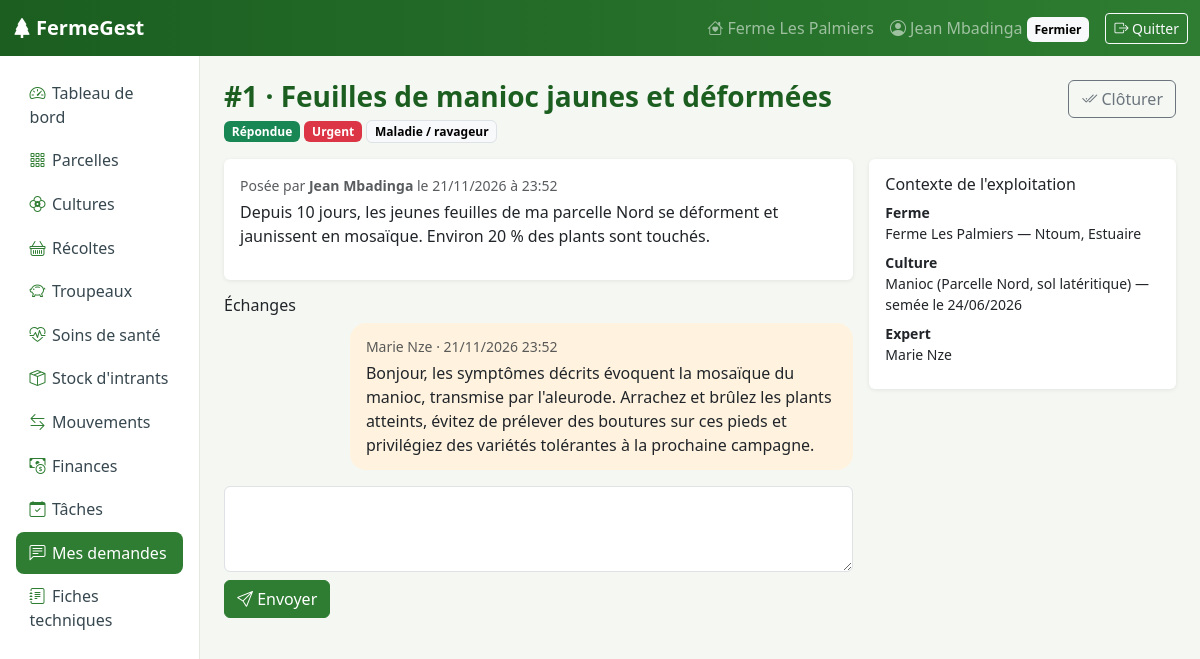
The page /conseils/demandes/1/ (signed in) on the database its author committed.
### exploitation/models.py (models this page shows, shortened)
class Ferme(models.Model):
    proprietaire = models.OneToOneField(
        settings.AUTH_USER_MODEL, on_delete=models.CASCADE, related_name="ferme"
    )
    nom = models.CharField("Nom de la ferme", max_length=120)
    localisation = models.CharField("Localisation", max_length=160)
    superficie_totale = models.DecimalField(
        "Superficie totale (ha)", max_digits=8, decimal_places=2, default=0
    )
    description = models.TextField("Description", blank=True)
    date_creation = models.DateField("Date de création", default=timezone.localdate)
    class Meta:
        verbose_name = "Ferme"
        verbose_name_plural = "Fermes"

class Culture(models.Model):
    class Statut(models.TextChoices):
        EN_COURS = "EN_COURS", "En cours"
        RECOLTEE = "RECOLTEE", "Récoltée"
        ABANDONNEE = "ABANDONNEE", "Abandonnée"
    parcelle = models.ForeignKey(Parcelle, on_delete=models.CASCADE, related_name="cultures")
    nom = models.CharField("Culture", max_length=80, help_text="Ex. : manioc, banane plantain")
    variete = models.CharField("Variété", max_length=80, blank=True)
    date_semis = models.DateField("Date de semis / plantation")
    date_recolte_prevue = models.DateField("Récolte prévue", null=True, blank=True)
    statut = models.CharField("Statut", max_length=12, choices=Statut.choices,
                              default=Statut.EN_COURS)
    notes = models.TextField("Notes", blank=True)
    class Meta:
        ordering = ["-date_semis"]

class Parcelle(models.Model):
    class TypeSol(models.TextChoices):
        ARGILEUX = "ARGILEUX", "Argileux"
        SABLEUX = "SABLEUX", "Sableux"
        LIMONEUX = "LIMONEUX", "Limoneux"
        HUMIFERE = "HUMIFERE", "Humifère"
        LATERITIQUE = "LATERITIQUE", "Latéritique"
    class Statut(models.TextChoices):
        LIBRE = "LIBRE", "Libre"
        CULTIVEE = "CULTIVEE", "Cultivée"
        JACHERE = "JACHERE", "En jachère"
    ferme = models.ForeignKey(Ferme, on_delete=models.CASCADE, related_name="parcelles")
    nom = models.CharField("Nom", max_length=80)
    superficie = models.DecimalField("Superficie (ha)", max_digits=7, decimal_places=2,
                                     validators=POSITIF)
    type_sol = models.CharField("Type de sol", max_length=12, choices=TypeSol.choices,
                                default=TypeSol.LIMONEUX)
    irrigation = models.BooleanField("Irrigation disponible", default=False)
    statut = models.CharField("Statut", max_length=10, choices=Statut.choices,
                              default=Statut.LIBRE)
    class Meta:
        ordering = ["nom"]
        unique_together = [("ferme", "nom")]

### conseils/models.py (models this page shows, shortened)
class DemandeConseil(models.Model):
    class Categorie(models.TextChoices):
        CULTURE = "CULTURE", "Culture / agronomie"
        ELEVAGE = "ELEVAGE", "Élevage"
        SOL = "SOL", "Sol et fertilisation"
        MALADIE = "MALADIE", "Maladie / ravageur"
        GESTION = "GESTION", "Gestion de l'exploitation"
        AUTRE = "AUTRE", "Autre"
    class Statut(models.TextChoices):
        OUVERTE = "OUVERTE", "Ouverte"
        PRISE_EN_CHARGE = "PRISE_EN_CHARGE", "Prise en charge"
        REPONDUE = "REPONDUE", "Répondue"
        CLOTUREE = "CLOTUREE", "Clôturée"
    class Urgence(models.TextChoices):
        NORMALE = "NORMALE", "Normale"
        URGENTE = "URGENTE", "Urgente"
    fermier = models.ForeignKey(settings.AUTH_USER_MODEL, on_delete=models.CASCADE,
                                related_name="demandes_emises")
    expert = models.ForeignKey(settings.AUTH_USER_MODEL, null=True, blank=True,
                               on_delete=models.SET_NULL, related_name="demandes_traitees")
    titre = models.CharField("Objet", max_length=150)
    categorie = models.CharField("Catégorie", max_length=10, choices=Categorie.choices)
    urgence = models.CharField("Urgence", max_length=8, choices=Urgence.choices,
                               default=Urgence.NORMALE)
    description = models.TextField("Description du problème")
    culture = models.ForeignKey(Culture, null=True, blank=True, on_delete=models.SET_NULL,
                                verbose_name="Culture concernée")
    troupeau = models.ForeignKey(Troupeau, null=True, blank=True, on_delete=models.SET_NULL,
                                 verbose_name="Troupeau concerné")
    photo = models.ImageField("Photo (facultatif)", upload_to="demandes/", blank=True)
    statut = models.CharField("Statut", max_length=16, choices=Statut.choices,
                              default=Statut.OUVERTE)
    date_creation = models.DateTimeField(auto_now_add=True)
    date_maj = models.DateTimeField(auto_now=True)
    class Meta:
        ordering = ["-date_creation"]
        verbose_name = "Demande de conseil"
        verbose_name_plural = "Demandes de conseil"

class Reponse(models.Model):
    demande = models.ForeignKey(DemandeConseil, on_delete=models.CASCADE,
                                related_name="reponses")
    auteur = models.ForeignKey(settings.AUTH_USER_MODEL, on_delete=models.CASCADE)
    contenu = models.TextField("Message")
    date = models.DateTimeField(auto_now_add=True)
    class Meta:
        ordering = ["date"]

### conseils/views.py (the view, shortened to what this page needs)
# urls.py: path("demandes/<int:pk>/", views.DemandeDetailView.as_view(), name="demande_detail"),
class DemandeDetailView(LoginRequiredMixin, DetailView):
    template_name = "conseils/demande_detail.html"
    model = DemandeConseil
    def get_object(self, queryset=None):
        demande = super().get_object(queryset)
        user = self.request.user
        profil = getattr(user, "profil", None)
        autorise = (
            demande.fermier_id == user.pk
            or (profil and profil.est_expert and profil.est_valide
                and (demande.expert_id in (None, user.pk)))
        )
        if not autorise:
            raise PermissionDenied
        return demande
    def get_context_data(self, **kwargs):
        ctx = super().get_context_data(**kwargs)
        d = self.object
        ctx["form"] = ReponseForm()
        ctx["est_proprietaire"] = d.fermier_id == self.request.user.pk
        ctx["peut_repondre"] = d.statut != Statut.CLOTUREE and (
            ctx["est_proprietaire"] or d.expert_id == self.request.user.pk)
        return ctx

### conseils/forms.py
class ReponseForm(BootstrapFormMixin, forms.ModelForm):
    class Meta:
        model = Reponse
        fields = ("contenu",)
        labels = {"contenu": "Votre message"}
        widgets = {"contenu": forms.Textarea(attrs={"rows": 4})}

### comptes/context_processors.py (called while the page is built)
def navigation(request):
    user = request.user
    role, menu = None, []
    if user.is_authenticated:
        profil = getattr(user, "profil", None)
        if user.is_staff:
            role = "ADMIN"
        elif profil:
            role = profil.role
            modele = MENU_FERMIER if profil.est_fermier else MENU_EXPERT
            for libelle, nom_url, icone in modele:
                url = reverse(nom_url)
                actif = request.path == url or (
                    url.count("/") > 2 and request.path.startswith(url))
                menu.append({"libelle": libelle, "url": url, "icone": icone, "actif": actif})
    return {"role_courant": role, "menu": menu}

### comptes/forms.py (called while the page is built)
    def _habiller(self):
        for champ in self.fields.values():
            widget = champ.widget
            if isinstance(widget, forms.CheckboxInput):
                widget.attrs["class"] = "form-check-input"
            elif isinstance(widget, (forms.Select, forms.SelectMultiple)):
                widget.attrs["class"] = "form-select"
            elif isinstance(widget, forms.ClearableFileInput):
                widget.attrs["class"] = "form-control"
            else:
                widget.attrs["class"] = "form-control"
            if isinstance(champ, forms.DateField):
                champ.widget = forms.DateInput(
                    attrs={"type": "date", "class": "form-control"}, format="%Y-%m-%d"
                )
            if isinstance(widget, forms.Textarea):
                widget.attrs["rows"] = 3

### comptes/models.py (called while the page is built)
    @property
    def est_fermier(self):
        return self.role == self.Role.FERMIER

### templates/conseils/demande_detail.html (shortened to what this page needs)
{% extends "base.html" %}{% block titre %}Demande #{{ object.pk }}{% endblock %}
{% block contenu %}
<div class="d-flex justify-content-between align-items-start mb-3 flex-wrap gap-2">
  <div><h1 class="page-titre h3 mb-1">#{{ object.pk }} · {{ object.titre }}</h1>
  {% with d=object %}{% include "conseils/_badge_statut.html" %}{% endwith %}
  <span class="badge text-bg-light border">{{ object.get_categorie_display }}</span></div>
  <div class="d-flex gap-2">
    {% if est_proprietaire and object.statut != 'CLOTUREE' %}
      <form method="post" action="{% url 'conseils:demande_cloturer' object.pk %}">{% csrf_token %}<button class="btn btn-outline-secondary"><i class="bi bi-check2-all"></i> Clôturer</button></form>
    {% endif %}
  </div>
</div>
<div class="row g-3">
  <div class="col-lg-8">
    <div class="card mb-3"><div class="card-body">
      <p class="text-muted small mb-1">Posée par <strong>{{ object.fermier.get_full_name|default:object.fermier.username }}</strong> le {{ object.date_creation|date:"d/m/Y à H:i" }}</p>
      <p style="white-space:pre-line">{{ object.description }}</p>
    </div></div>
    <h2 class="h6">Échanges</h2>
    {% for r in object.reponses.all %}
      <div class="mb-2 d-flex"><div class="message-bulle {% if r.auteur_id == object.fermier_id %}message-fermier{% else %}message-expert{% endif %}">
        <div class="small text-muted mb-1">{{ r.auteur.get_full_name|default:r.auteur.username }} · {{ r.date|date:"d/m/Y H:i" }}</div>{{ r.contenu|linebreaksbr }}</div></div>
    {% empty %}<p class="text-muted">Aucune réponse pour le moment.</p>{% endfor %}
    {% if peut_repondre %}
    <form method="post" class="mt-3">{% csrf_token %}{{ form.contenu }}{{ form.contenu.errors }}
      <button class="btn btn-primary mt-2"><i class="bi bi-send"></i> Envoyer</button></form>
    {% endif %}
  </div>
  <div class="col-lg-4"><div class="card"><div class="card-body">
    <h2 class="h6">Contexte de l'exploitation</h2>
    <dl class="mb-0 small">
      <dt>Ferme</dt><dd>{{ object.fermier.ferme.nom }} — {{ object.fermier.ferme.localisation }}</dd>
      {% if object.culture %}<dt>Culture</dt><dd>{{ object.culture.nom }} ({{ object.culture.parcelle.nom }}, sol {{ object.culture.parcelle.get_type_sol_display|lower }}) — semée le {{ object.culture.date_semis|date:"d/m/Y" }}</dd>{% endif %}
      <dt>Expert</dt><dd>{{ object.expert.get_full_name|default:"Pas encore assignée" }}</dd>
    </dl></div></div></div>
</div>
{% endblock %}

### templates/base.html (shortened to what this page needs)
{% load static %}<!DOCTYPE html>
<html lang="fr">
<head>
  <link rel="stylesheet" href="{% static 'vendor/bootstrap/bootstrap.min.css' %}">
  <link rel="stylesheet" href="{% static 'vendor/bootstrap-icons/bootstrap-icons.min.css' %}">
  <link rel="stylesheet" href="{% static 'css/app.css' %}">
</head>
<body>
<nav class="navbar navbar-dark navbar-ferme navbar-expand sticky-top">
  <div class="container-fluid">
    <a class="navbar-brand fw-bold" href="{% url 'comptes:accueil' %}"><i class="bi bi-tree-fill me-1"></i>FermeGest</a>
    <ul class="navbar-nav ms-auto align-items-center">
      {% if user.is_authenticated %}
        {% if role_courant == 'ADMIN' %}
          <li class="nav-item"><a class="nav-link" href="{% url 'admin:index' %}"><i class="bi bi-gear"></i> Administration</a></li>
        {% elif role_courant == 'FERMIER' %}
          <li class="nav-item"><a class="nav-link" href="{% url 'exploitation:ferme_modifier' %}"><i class="bi bi-house-heart"></i><span class="d-none d-lg-inline"> {{ user.ferme.nom }}</span></a></li>
        {% endif %}
        <li class="nav-item"><a class="nav-link" href="{% url 'comptes:profil' %}"><i class="bi bi-person-circle"></i><span class="d-none d-md-inline"> {{ user.get_full_name|default:user.username }}</span>
          {% if role_courant == 'EXPERT' %}<span class="badge text-bg-warning d-none d-sm-inline">Expert</span>{% elif role_courant == 'FERMIER' %}<span class="badge text-bg-light d-none d-sm-inline">Fermier</span>{% endif %}</a></li>
        <li class="nav-item">
          <form method="post" action="{% url 'comptes:deconnexion' %}" class="d-inline">{% csrf_token %}
            <button class="btn btn-sm btn-outline-light ms-2"><i class="bi bi-box-arrow-right"></i><span class="d-none d-md-inline"> Quitter</span></button>
          </form>
        </li>
      {% endif %}
    </ul>
  </div>
</nav>
<div class="container-fluid">
  <div class="row">
    {% if menu %}
    <aside class="col-md-3 col-lg-2 sidebar p-3 d-none d-md-block">
      <ul class="nav flex-column">
        {% for item in menu %}
        <li class="nav-item"><a class="nav-link {% if item.actif %}active{% endif %}" href="{{ item.url }}"><i class="bi {{ item.icone }}"></i>{{ item.libelle }}</a></li>
        {% endfor %}
      </ul>
    </aside>
    {% endif %}
    <main class="col p-4">
      {% block contenu %}{% endblock %}
    </main>
  </div>
</div>
</body>
</html>

### static/css/app.css (style rules this page uses)
:root { --fg-green:#2e7d32; --fg-green-dark:#1b5e20; --fg-soil:#6d4c41; --fg-bg:#f4f7f2; }
body { background: var(--fg-bg); }
.navbar-ferme { background: linear-gradient(90deg, var(--fg-green-dark), var(--fg-green)); }
.sidebar { min-height: calc(100vh - 56px); background:#fff; border-right:1px solid #e3e8e0; }
.sidebar .nav-link { color:#37474f; border-radius:.5rem; padding:.55rem .85rem; margin-bottom:2px; }
.sidebar .nav-link i { width:1.4rem; display:inline-block; color:var(--fg-green); }
.sidebar .nav-link.active { background:var(--fg-green); color:#fff; }
.sidebar .nav-link.active i { color:#fff; }
.card { border:0; box-shadow:0 1px 4px rgba(0,0,0,.08); }
.btn-primary { background:var(--fg-green); border-color:var(--fg-green); }
a { color:var(--fg-green-dark); }
.page-titre { color:var(--fg-green-dark); font-weight:700; }
.message-bulle { border-radius:1rem; padding:.8rem 1rem; max-width:80%; }
.message-expert { background:#fff3e0; margin-left:auto; }

### rows shown on the page
DemandeConseil: pk "1", titre "Feuilles de manioc jaunes et déformées", categorie "Maladie / ravageur", fermier.get_full_name "Jean Mbadinga", date_creation "21/11/2026 à 23:52", description "Depuis 10 jours, les jeunes feuilles de ma parcelle Nord se déforment et jaunissent en mosaïque. Environ 20 % des plants sont touchés.", fermier.ferme.nom "Ferme Les Palmiers", fermier.ferme.localisation "Ntoum, Estuaire", culture.nom "Manioc", culture.parcelle.nom "Parcelle Nord", culture.parcelle.type_sol "latéritique", culture.date_semis "24/06/2026", expert.get_full_name "Marie Nze"
Reponse: auteur.get_full_name "Marie Nze", date "21/11/2026 23:52", contenu "Bonjour, les symptômes décrits évoquent la mosaïque du manioc, transmise par l'aleurode. Arrachez et brûlez les plants atteints, évitez de prélever des boutures sur ces pieds et privilégiez des variétés tolérantes à la prochaine campagne."

### other values the page prints
{{ user.ferme.nom }} "Ferme Les Palmiers"
{{ user.get_full_name|default:user.username }} "Jean Mbadinga"
{{ item.libelle }} "Tableau de bord" "Parcelles" "Cultures" "Récoltes" "Troupeaux" "Soins de santé" "Stock d'intrants" "Mouvements" "Finances" "Tâches" "Mes demandes" "Fiches techniques"
